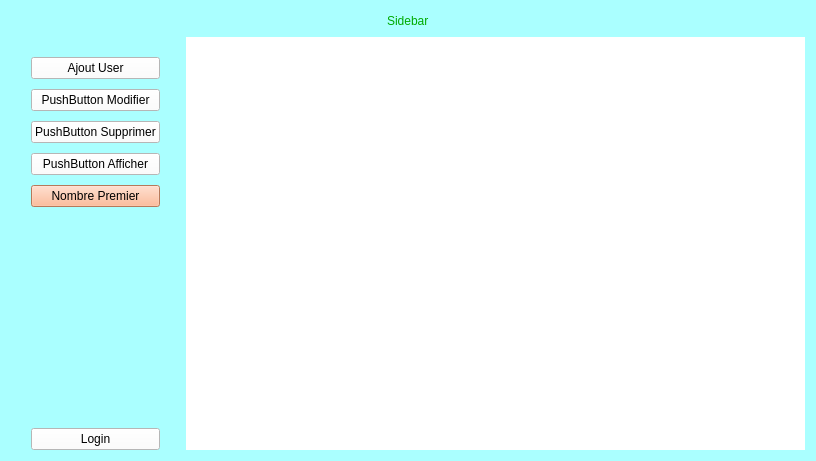
<?xml version="1.0" encoding="UTF-8"?>
<ui version="4.0">
 <class>FormSidebar</class>
 <widget class="QWidget" name="FormSidebar">
  <property name="geometry">
   <rect>
    <x>0</x>
    <y>0</y>
    <width>816</width>
    <height>461</height>
   </rect>
  </property>
  <property name="windowTitle">
   <string>Form</string>
  </property>
  <property name="styleSheet">
   <string notr="true">background-color: rgb(170, 255, 255);</string>
  </property>
  <layout class="QVBoxLayout" name="mainLayout">
   <item>
    <layout class="QHBoxLayout" name="headerLayout">
     <property name="spacing">
      <number>6</number>
     </property>
     <item>
      <spacer name="horizontalSpacer_1">
       <property name="orientation">
        <enum>Qt::Horizontal</enum>
       </property>
       <property name="sizeHint" stdset="0">
        <size>
         <width>40</width>
         <height>20</height>
        </size>
       </property>
      </spacer>
     </item>
     <item>
      <widget class="QLabel" name="labelSidebar">
       <property name="styleSheet">
        <string notr="true">color: rgb(0, 170, 0);
font: 25 italic 18pt "Bookman Old Style";</string>
       </property>
       <property name="text">
        <string>Sidebar</string>
       </property>
      </widget>
     </item>
     <item>
      <spacer name="horizontalSpacer_2">
       <property name="orientation">
        <enum>Qt::Horizontal</enum>
       </property>
       <property name="sizeHint" stdset="0">
        <size>
         <width>40</width>
         <height>20</height>
        </size>
       </property>
      </spacer>
     </item>
    </layout>
   </item>
   <item>
    <layout class="QHBoxLayout" name="contentLayout">
     <property name="spacing">
      <number>6</number>
     </property>
     <item>
      <layout class="QVBoxLayout" name="sidebarButtonsLayout">
       <property name="spacing">
        <number>10</number>
       </property>
       <property name="leftMargin">
        <number>20</number>
       </property>
       <property name="topMargin">
        <number>20</number>
       </property>
       <property name="rightMargin">
        <number>20</number>
       </property>
       <item>
        <widget class="QPushButton" name="pushButton_Ajout_User">
         <property name="styleSheet">
          <string notr="true">background-color: rgb(255, 255, 255);</string>
         </property>
         <property name="text">
          <string>Ajout User</string>
         </property>
        </widget>
       </item>
       <item>
        <widget class="QPushButton" name="pushButton_crud_Modifier">
         <property name="styleSheet">
          <string notr="true">background-color: rgb(255, 255, 255);</string>
         </property>
         <property name="text">
          <string>PushButton Modifier</string>
         </property>
        </widget>
       </item>
       <item>
        <widget class="QPushButton" name="pushButton_crud_Supprimer">
         <property name="styleSheet">
          <string notr="true">background-color: rgb(255, 255, 255);</string>
         </property>
         <property name="text">
          <string>PushButton Supprimer</string>
         </property>
        </widget>
       </item>
       <item>
        <widget class="QPushButton" name="pushButton_crud_Afficher">
         <property name="styleSheet">
          <string notr="true">background-color: rgb(255, 255, 255);</string>
         </property>
         <property name="text">
          <string>PushButton Afficher</string>
         </property>
        </widget>
       </item>
       <item>
        <widget class="QPushButton" name="pushButtonNombrePremier">
         <property name="styleSheet">
          <string notr="true">background-color: rgb(255, 170, 127);</string>
         </property>
         <property name="text">
          <string>Nombre Premier</string>
         </property>
        </widget>
       </item>
       <item>
        <spacer name="verticalSpacer">
         <property name="orientation">
          <enum>Qt::Vertical</enum>
         </property>
         <property name="sizeHint" stdset="0">
          <size>
           <width>20</width>
           <height>40</height>
          </size>
         </property>
        </spacer>
       </item>
       <item>
        <widget class="QPushButton" name="pushButton_retour">
         <property name="styleSheet">
          <string notr="true">background-color: rgb(255, 255, 255);</string>
         </property>
         <property name="text">
          <string>Login</string>
         </property>
        </widget>
       </item>
      </layout>
     </item>
     <item>
      <widget class="QStackedWidget" name="stackedWidget_Sidebar">
       <property name="styleSheet">
        <string notr="true">background-color: rgb(255, 255, 255);</string>
       </property>
       <widget class="QWidget" name="page"/>
       <widget class="QWidget" name="page_2"/>
      </widget>
     </item>
    </layout>
   </item>
  </layout>
 </widget>
 <resources/>
 <connections/>
</ui>
